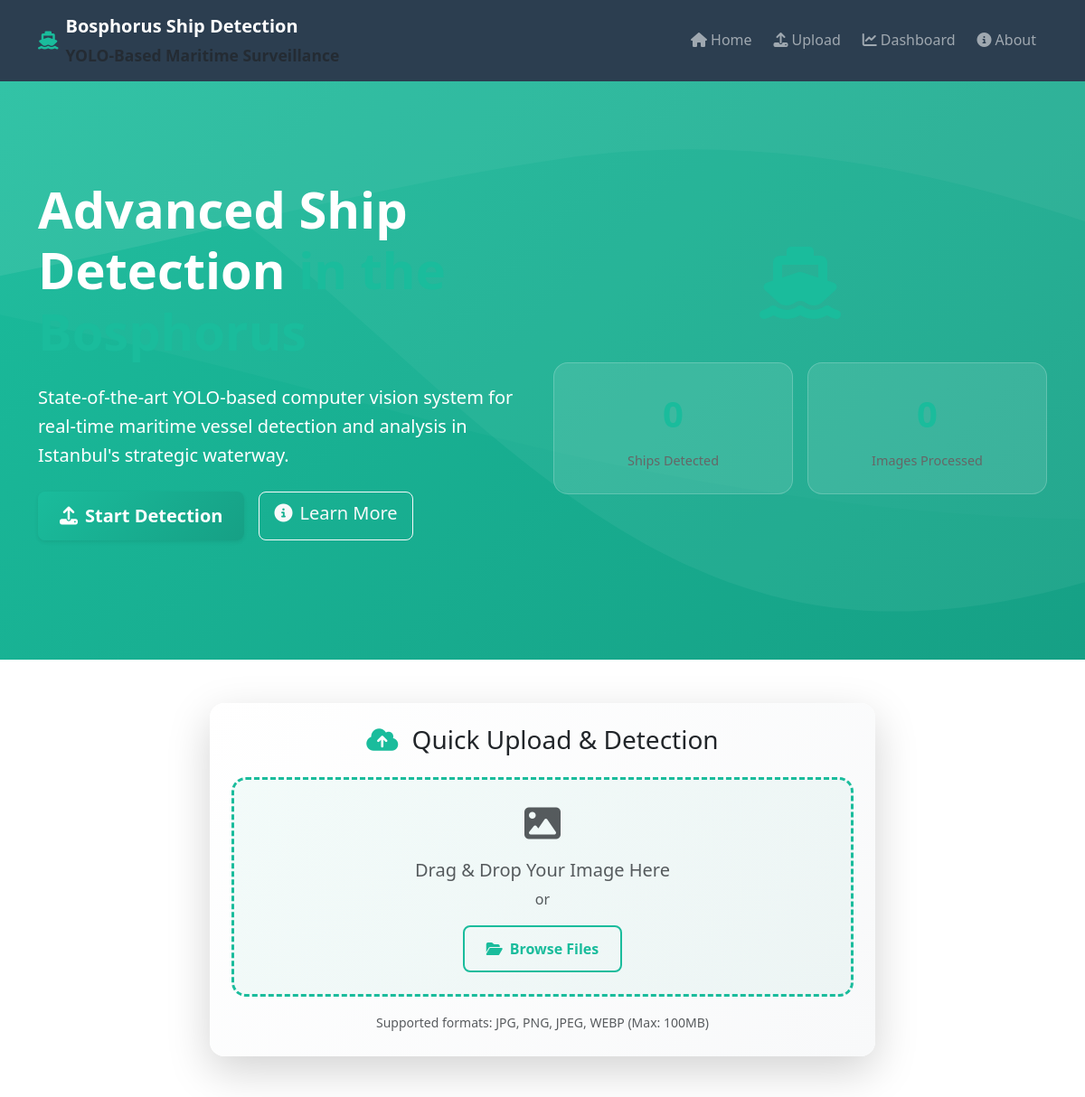
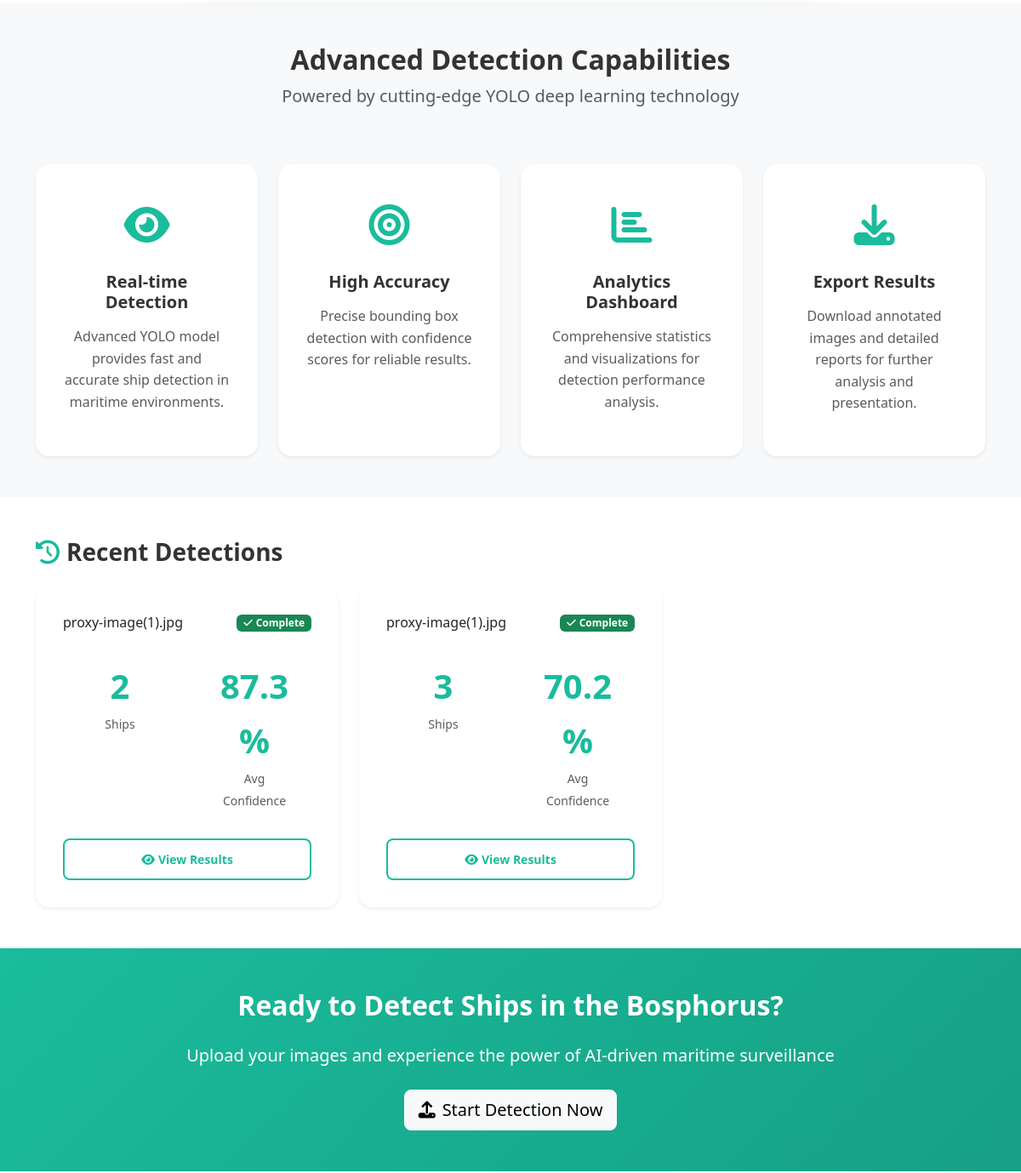
Before: / (upper part) with the older database file (2 pictures, top to bottom).
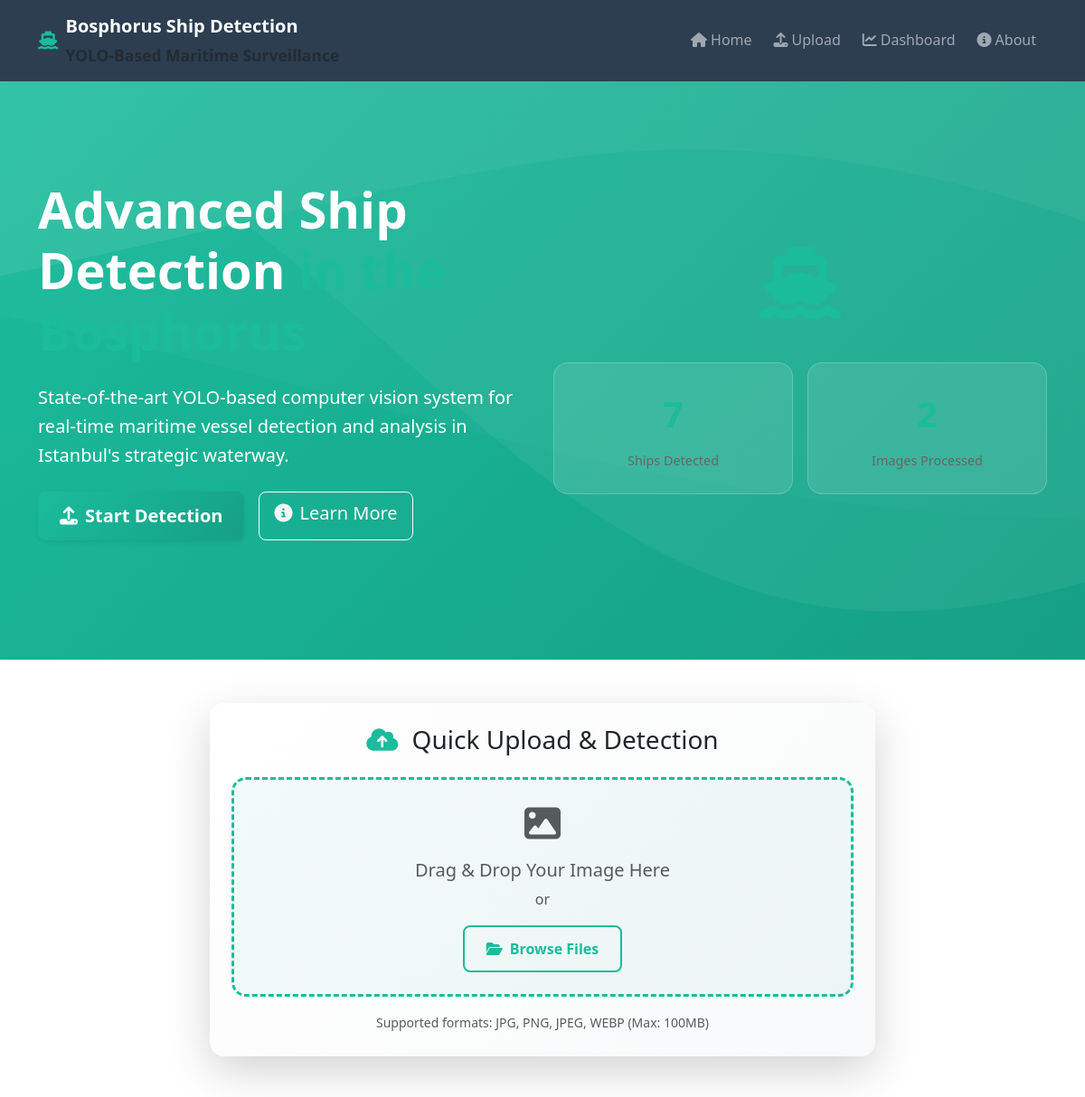
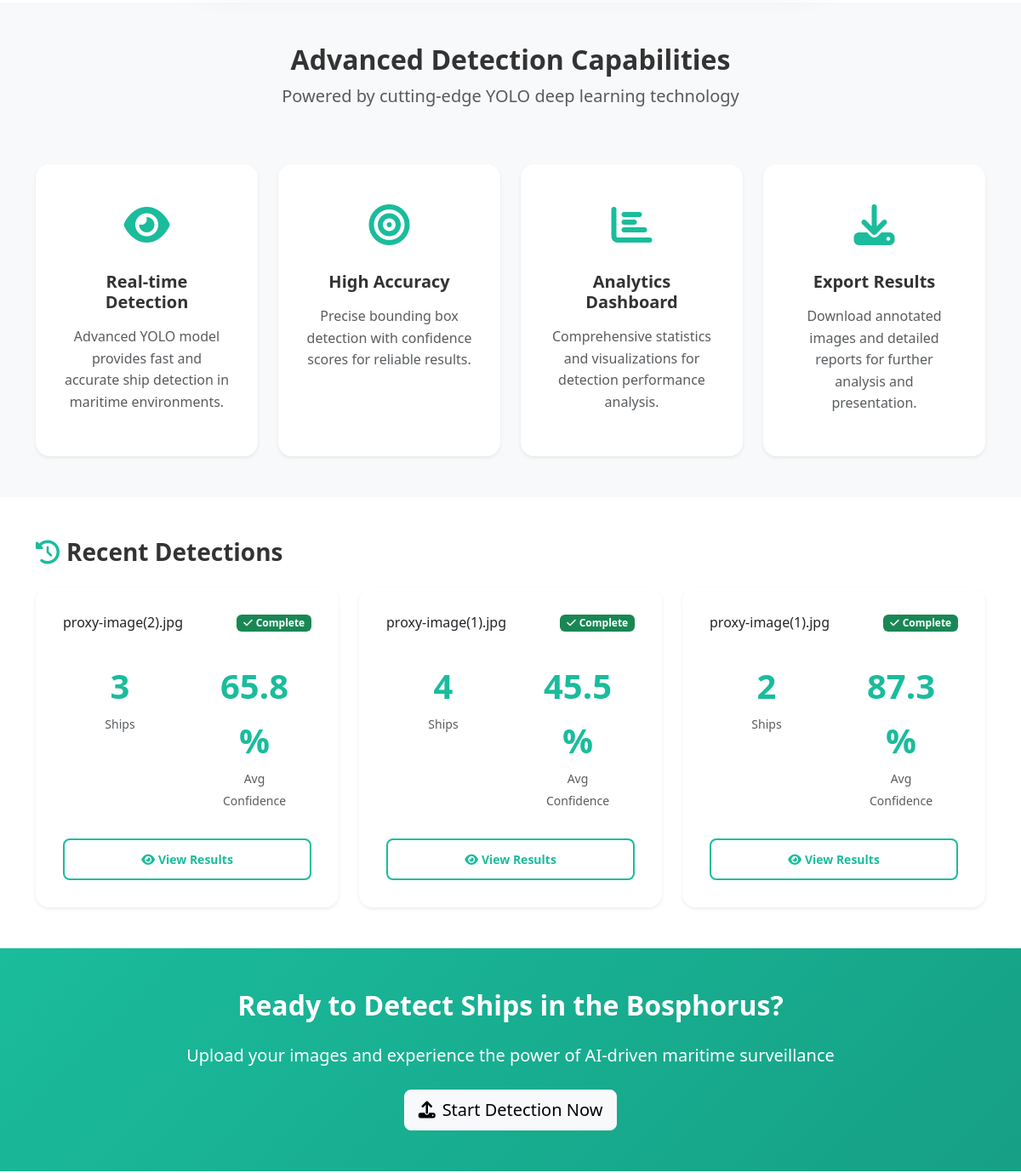
After: the same page with the newer database file (2 pictures, top to bottom).
### models.py (models this page shows, shortened)
class DetectionJob(db.Model):
    id = db.Column(db.Integer, primary_key=True)
    filename = db.Column(db.String(255), nullable=False)
    original_filename = db.Column(db.String(255), nullable=False)
    upload_time = db.Column(db.DateTime, default=datetime.utcnow)
    processing_time = db.Column(db.Float)  # Time in seconds
    status = db.Column(db.String(50), default='pending')  # pending, processing, completed, failed
    error_message = db.Column(Text)
    ship_count = db.Column(db.Integer, default=0)
    confidence_scores = db.Column(JSON)  # List of confidence scores
    bounding_boxes = db.Column(JSON)  # List of bounding box coordinates
    vessel_types = db.Column(JSON)  # List of detected vessel types
    result_image_path = db.Column(db.String(255))
    processed_image_path = db.Column(db.String(255))

### routes.py (the view)
@app.route('/')
def index():
    recent_stats = DetectionStatistics.query.order_by(DetectionStatistics.date.desc()).first()
    recent_jobs = DetectionJob.query.filter_by(status='completed').order_by(DetectionJob.upload_time.desc()).limit(3).all()
    return render_template('index.html',
                         stats=recent_stats,
                         recent_jobs=recent_jobs)

### app.py (called while the page is built)
@app.context_processor
def inject_datetime():
    return dict(datetime=datetime)

### templates/index.html (shortened to what this page needs)
{% extends "base.html" %}
{% block content %}
<section class="hero-section bg-gradient-ocean text-white">
    <div class="container">
        <div class="row align-items-center min-vh-75">
            <div class="col-lg-6">
                <div class="hero-content">
                    <h1 class="display-4 fw-bold mb-4 fade-in">
                        Advanced Ship Detection
                        <span class="text-ocean">in the Bosphorus</span>
                    </h1>
                    <p class="lead mb-4 fade-in-delay">
                        State-of-the-art YOLO-based computer vision system for real-time maritime vessel
                        detection and analysis in Istanbul's strategic waterway.
                    </p>
                    <div class="d-flex gap-3 mb-4 fade-in-delay-2">
                        <a href="{{ url_for('upload_page') }}" class="btn btn-ocean btn-lg">
                            <i class="fas fa-upload me-2"></i>Start Detection
                        </a>
                        <a href="{{ url_for('about') }}" class="btn btn-outline-light btn-lg">
                            <i class="fas fa-info-circle me-2"></i>Learn More
                        </a>
                    </div>
                </div>
            </div>
            <div class="col-lg-6">
                <div class="hero-visual text-center fade-in-delay-3">
                    <div class="detection-preview">
                        <i class="fas fa-ship display-1 text-ocean mb-3"></i>
                        <div class="stats-grid">
                            {% if stats %}
                            <div class="stat-card">
                                <div class="stat-number">{{ stats.total_ships_detected or 0 }}</div>
                                <div class="stat-label">Ships Detected</div>
                            </div>
                            <div class="stat-card">
                                <div class="stat-number">{{ stats.total_images_processed or 0 }}</div>
                                <div class="stat-label">Images Processed</div>
                            </div>
                            {% else %}
                            <div class="stat-card">
                                <div class="stat-number">0</div>
                                <div class="stat-label">Ships Detected</div>
                            </div>
                            <div class="stat-card">
                                <div class="stat-number">0</div>
                                <div class="stat-label">Images Processed</div>
                            </div>
                            {% endif %}
                        </div>
                    </div>
                </div>
            </div>
        </div>
    </div>
</section>
<section class="py-5">
    <div class="container">
        <div class="row justify-content-center">
            <div class="col-lg-8">
                <div class="card shadow-lg border-0 upload-quick-card">
                    <div class="card-body p-4">
                        <h3 class="text-center mb-4">
                            <i class="fas fa-cloud-upload-alt text-ocean me-2"></i>
                            Quick Upload & Detection
                        </h3>
                        <div id="quickUploadZone" class="upload-zone text-center p-4 mb-3">
                            <i class="fas fa-image display-6 text-muted mb-3"></i>
                            <h5 class="text-muted mb-2">Drag & Drop Your Image Here</h5>
                            <p class="text-muted mb-3">or</p>
                            <button class="btn btn-outline-ocean">
                                <i class="fas fa-folder-open me-2"></i>Browse Files
                            </button>
                        </div>
                        <div class="text-center">
                            <small class="text-muted">
                                Supported formats: JPG, PNG, JPEG, WEBP (Max: 100MB)
                            </small>
                        </div>
                    </div>
                </div>
            </div>
        </div>
    </div>
</section>
<section class="py-5 bg-light">
    <div class="container">
        <div class="row">
            <div class="col-12 text-center mb-5">
                <h2 class="fw-bold">Advanced Detection Capabilities</h2>
                <p class="lead text-muted">Powered by cutting-edge YOLO deep learning technology</p>
            </div>
        </div>
        <div class="row g-4">
            <div class="col-md-6 col-lg-3">
                <div class="feature-card text-center h-100">
                    <div class="feature-icon mb-3">
                        <i class="fas fa-eye text-ocean"></i>
                    </div>
                    <h5 class="fw-bold mb-3">Real-time Detection</h5>
                    <p class="text-muted">Advanced YOLO model provides fast and accurate ship detection in maritime environments.</p>
                </div>
            </div>
            <div class="col-md-6 col-lg-3">
                <div class="feature-card text-center h-100">
                    <div class="feature-icon mb-3">
                        <i class="fas fa-bullseye text-ocean"></i>
                    </div>
                    <h5 class="fw-bold mb-3">High Accuracy</h5>
                    <p class="text-muted">Precise bounding box detection with confidence scores for reliable results.</p>
                </div>
            </div>
            <div class="col-md-6 col-lg-3">
                <div class="feature-card text-center h-100">
                    <div class="feature-icon mb-3">
                        <i class="fas fa-chart-bar text-ocean"></i>
                    </div>
                    <h5 class="fw-bold mb-3">Analytics Dashboard</h5>
                    <p class="text-muted">Comprehensive statistics and visualizations for detection performance analysis.</p>
                </div>
            </div>
            <div class="col-md-6 col-lg-3">
                <div class="feature-card text-center h-100">
                    <div class="feature-icon mb-3">
                        <i class="fas fa-download text-ocean"></i>
                    </div>
                    <h5 class="fw-bold mb-3">Export Results</h5>
                    <p class="text-muted">Download annotated images and detailed reports for further analysis and presentation.</p>
                </div>
            </div>
        </div>
    </div>
</section>
{% if recent_jobs %}
<section class="py-5">
    <div class="container">
        <div class="row">
            <div class="col-12">
                <h3 class="fw-bold mb-4">
                    <i class="fas fa-history me-2 text-ocean"></i>Recent Detections
                </h3>
            </div>
        </div>
        <div class="row g-4">
            {% for job in recent_jobs %}
            <div class="col-md-6 col-lg-4">
                <div class="card shadow-sm border-0 result-card">
                    <div class="card-body">
                        <div class="d-flex justify-content-between align-items-start mb-3">
                            <h6 class="card-title mb-0 text-truncate">{{ job.original_filename }}</h6>
                            <span class="badge bg-success">
                                <i class="fas fa-check me-1"></i>Complete
                            </span>
                        </div>
                        <div class="row text-center mb-3">
                            <div class="col-6">
                                <div class="result-stat">
                                    <div class="stat-number text-ocean">{{ job.ship_count or 0 }}</div>
                                    <small class="text-muted">Ships</small>
                                </div>
                            </div>
                            <div class="col-6">
                                <div class="result-stat">
                                    <div class="stat-number text-ocean">
                                        {% if job.confidence_scores %}
                                            {{ "%.1f"|format(job.confidence_scores|sum / job.confidence_scores|length * 100) }}%
                                        {% else %}
                                            0%
                                        {% endif %}
                                    </div>
                                    <small class="text-muted">Avg Confidence</small>
                                </div>
                            </div>
                        </div>
                        <div class="d-grid">
                            <a href="{{ url_for('results', job_id=job.id) }}" class="btn btn-outline-ocean btn-sm">
                                <i class="fas fa-eye me-1"></i>View Results
                            </a>
                        </div>
                    </div>
                </div>
            </div>
            {% endfor %}
        </div>
    </div>
</section>
{% endif %}
<section class="py-5 bg-gradient-ocean text-white">
    <div class="container text-center">
        <h2 class="fw-bold mb-4">Ready to Detect Ships in the Bosphorus?</h2>
        <p class="lead mb-4">Upload your images and experience the power of AI-driven maritime surveillance</p>
        <a href="{{ url_for('upload_page') }}" class="btn btn-light btn-lg">
            <i class="fas fa-upload me-2"></i>Start Detection Now
        </a>
    </div>
</section>
{% endblock %}

### templates/base.html (shortened to what this page needs)
<!DOCTYPE html>
<html lang="en">
<head>
    <link href="https://cdn.jsdelivr.net/npm/bootstrap@5.3.0/dist/css/bootstrap.min.css" rel="stylesheet">
    <link href="https://cdnjs.cloudflare.com/ajax/libs/font-awesome/6.4.0/css/all.min.css" rel="stylesheet">
    <link href="{{ url_for('static', filename='css/style.css') }}" rel="stylesheet">
</head>
<body>
    <nav class="navbar navbar-expand-lg navbar-dark bg-navy sticky-top">
        <div class="container">
            <a class="navbar-brand d-flex align-items-center" href="{{ url_for('index') }}">
                <i class="fas fa-ship me-2 text-ocean"></i>
                <div>
                    <div class="fw-bold">Bosphorus Ship Detection</div>
                    <small class="text-muted">YOLO-Based Maritime Surveillance</small>
                </div>
            </a>
            <div class="collapse navbar-collapse" id="navbarNav">
                <ul class="navbar-nav ms-auto">
                    <li class="nav-item">
                        <a class="nav-link" href="{{ url_for('index') }}">
                            <i class="fas fa-home me-1"></i>Home
                        </a>
                    </li>
                    <li class="nav-item">
                        <a class="nav-link" href="{{ url_for('upload_page') }}">
                            <i class="fas fa-upload me-1"></i>Upload
                        </a>
                    </li>
                    <li class="nav-item">
                        <a class="nav-link" href="{{ url_for('dashboard') }}">
                            <i class="fas fa-chart-line me-1"></i>Dashboard
                        </a>
                    </li>
                    <li class="nav-item">
                        <a class="nav-link" href="{{ url_for('about') }}">
                            <i class="fas fa-info-circle me-1"></i>About
                        </a>
                    </li>
                </ul>
            </div>
        </div>
    </nav>
    <main>
        {% block content %}{% endblock %}
    </main>
</body>
</html>

### static/css/style.css (style rules this page uses)
:root { --navy-blue: #2c3e50; --ocean-teal: #1abc9c; --light-ocean: #48c9b0; --deep-ocean: #16a085; --ocean-gradient: linear-gradient(135deg, #1abc9c 0%, #16a085 100%); --navy-gradient: linear-gradient(135deg, #2c3e50 0%, #34495e 100%); --light-bg: #f8f9fa; --border-light: #e9ecef; --shadow-sm: 0 0.125rem 0.25rem rgba(0, 0, 0, 0.075); --shadow-md: 0 0.5rem 1rem rgba(0, 0, 0, 0.15); --shadow-lg: 0 1rem 3rem rgba(0, 0, 0, 0.175); --transition: all 0.3s cubic-bezier(0.4, 0, 0.2, 1); }
body { font-family: 'Segoe UI', Tahoma, Geneva, Verdana, sans-serif; line-height: 1.6; color: #333; background-color: #ffffff; }
.display-4, .display-5, .display-6 { font-weight: 700; line-height: 1.2; }
.text-ocean { color: var(--ocean-teal) !important; }
.bg-navy { background-color: var(--navy-blue) !important; }
.bg-gradient-ocean { background: var(--ocean-gradient) !important; }
.btn-ocean { background: var(--ocean-gradient); border: none; color: white; font-weight: 600; padding: 0.75rem 1.5rem; border-radius: 0.5rem; transition: var(--transition); box-shadow: var(--shadow-sm); }
.btn-outline-ocean { border: 2px solid var(--ocean-teal); color: var(--ocean-teal); font-weight: 600; padding: 0.75rem 1.5rem; border-radius: 0.5rem; transition: var(--transition); background: transparent; }
.navbar-brand { font-weight: 700; }
.nav-link { font-weight: 500; transition: var(--transition); border-radius: 0.25rem; margin: 0 0.25rem; }
.hero-section { min-height: 80vh; display: flex; align-items: center; position: relative; overflow: hidden; }
.hero-section::before { content: ''; position: absolute; top: 0; left: 0; right: 0; bottom: 0; }
.hero-content { position: relative; z-index: 2; }
.min-vh-75 { min-height: 75vh; }
.fade-in { opacity: 0; transform: translateY(30px); animation: fadeInUp 0.8s ease forwards; }
.fade-in-delay { opacity: 0; transform: translateY(30px); animation: fadeInUp 0.8s ease 0.2s forwards; }
.fade-in-delay-2 { opacity: 0; transform: translateY(30px); animation: fadeInUp 0.8s ease 0.4s forwards; }
.fade-in-delay-3 { opacity: 0; transform: translateY(30px); animation: fadeInUp 0.8s ease 0.6s forwards; }
.card { border: none; border-radius: 1rem; transition: var(--transition); }
.card-body { padding: 2rem; }
.upload-zone { border: 3px dashed var(--ocean-teal); border-radius: 1rem; padding: 3rem 2rem; background: linear-gradient(135deg, rgba(26, 188, 156, 0.05) 0%, rgba(22, 160, 133, 0.05) 100%); transition: var(--transition); cursor: pointer; }
.upload-quick-card { background: linear-gradient(135deg, #ffffff 0%, #f8f9fa 100%); }
.feature-card { padding: 2rem; text-align: center; border-radius: 1rem; background: white; box-shadow: var(--shadow-sm); transition: var(--transition); border: 1px solid transparent; }
.feature-icon { font-size: 3rem; margin-bottom: 1rem; }
.stats-grid { display: grid; grid-template-columns: 1fr 1fr; gap: 1rem; margin-top: 2rem; }
.stat-card { background: rgba(255, 255, 255, 0.1); padding: 1.5rem; border-radius: 1rem; text-center; backdrop-filter: blur(10px); border: 1px solid rgba(255, 255, 255, 0.2); transition: var(--transition); }
.stat-number { font-size: 2.5rem; font-weight: 700; color: var(--ocean-teal); display: block; }
.stat-label { font-size: 0.9rem; color: #666; margin-top: 0.5rem; }
.result-card { transition: var(--transition); border-radius: 1rem; }
.result-stat { padding: 1rem; text-align: center; }

Changed rows visible on the page:
no longer on this page (row unchanged): DetectionJob: original_filename "proxy-image(1).jpg", ship_count "3", confidence_scores|sum "70.2"
added DetectionJob: original_filename "proxy-image(2).jpg", ship_count "3", confidence_scores|sum "65.8"
added DetectionJob: original_filename "proxy-image(1).jpg", ship_count "4", confidence_scores|sum "45.5"
